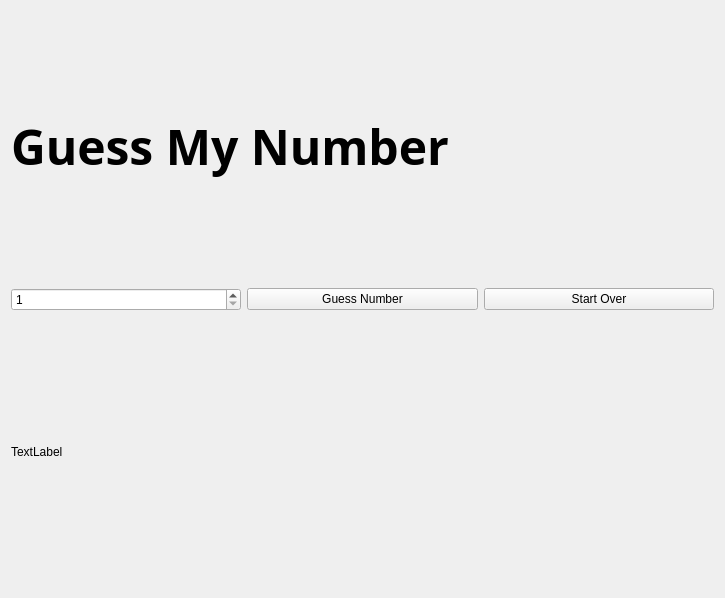
<?xml version="1.0" encoding="UTF-8"?>
<ui version="4.0">
 <class>Widget</class>
 <widget class="QWidget" name="Widget">
  <property name="geometry">
   <rect>
    <x>0</x>
    <y>0</y>
    <width>725</width>
    <height>598</height>
   </rect>
  </property>
  <property name="windowTitle">
   <string>Guess My Number</string>
  </property>
  <layout class="QVBoxLayout" name="verticalLayout">
   <item>
    <widget class="QLabel" name="titleLabel">
     <property name="font">
      <font>
       <family>American Typewriter</family>
       <pointsize>36</pointsize>
       <bold>true</bold>
      </font>
     </property>
     <property name="text">
      <string>Guess My Number</string>
     </property>
    </widget>
   </item>
   <item>
    <layout class="QHBoxLayout" name="horizontalLayout">
     <item>
      <widget class="QSpinBox" name="numberSpinBox">
       <property name="minimum">
        <number>1</number>
       </property>
       <property name="maximum">
        <number>10</number>
       </property>
      </widget>
     </item>
     <item>
      <widget class="QPushButton" name="guessButton">
       <property name="text">
        <string>Guess Number</string>
       </property>
      </widget>
     </item>
     <item>
      <widget class="QPushButton" name="startOverButton">
       <property name="text">
        <string>Start Over</string>
       </property>
      </widget>
     </item>
    </layout>
   </item>
   <item>
    <widget class="QLabel" name="messageLabel">
     <property name="text">
      <string>TextLabel</string>
     </property>
    </widget>
   </item>
  </layout>
 </widget>
 <resources/>
 <connections/>
</ui>
